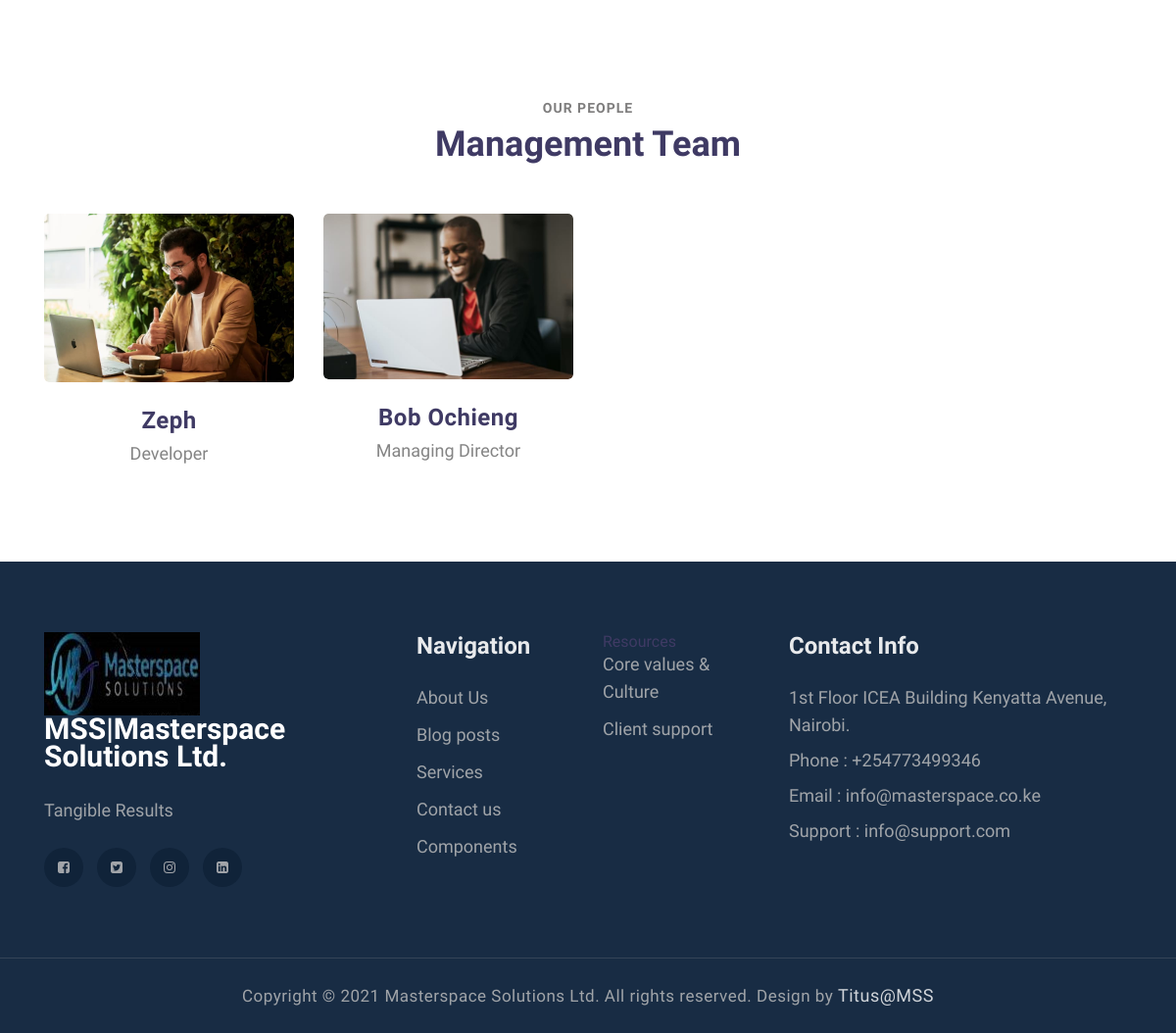
Page /about/ (lower part) on the earlier database version.
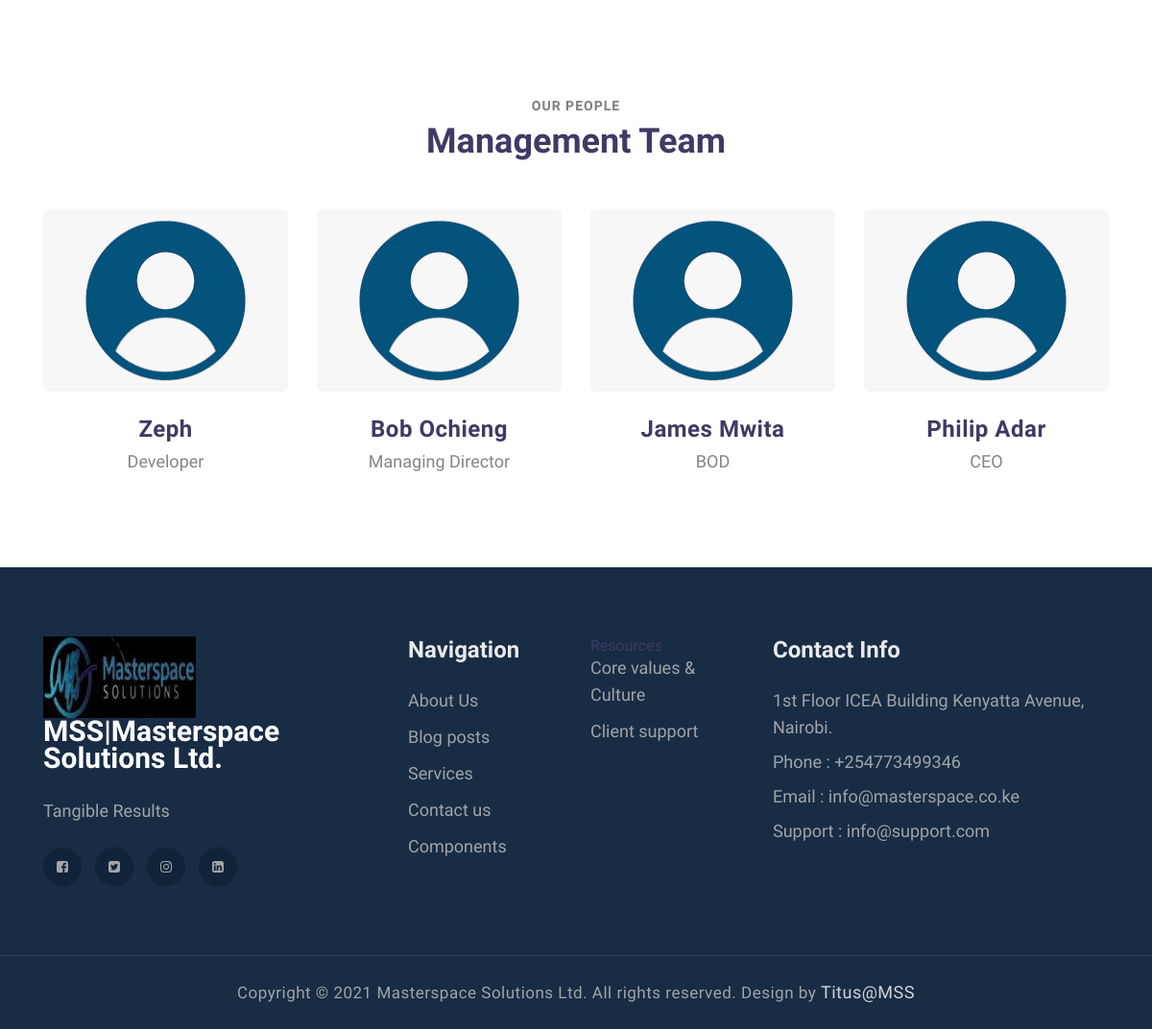
Same page on the later database version.
### masterspace/models.py (models this page shows, shortened)
class Team(models.Model):
    name=models.CharField(max_length=100)
    rank=models.CharField(max_length=100,help_text='Job title e.g CEO,COO,CTO,Director,HR Director')
    bod_status=models.BooleanField(default=False,help_text='Board member or management team official?')
    contact=models.CharField(max_length=100)
    image=models.ImageField(upload_to='uploads/teams/',blank=True,null=True)
    facebook=models.URLField(max_length=255)
    tweeter=models.URLField(max_length=255)
    linkedin=models.URLField(max_length=255)
    class Meta:
        verbose_name_plural='Teams & People'

### masterspace/views.py (the view)
# urls.py: path('about/',about,name='about'),
def about(request):
    return render(request,'about.html')

### masterspace/context_processors.py (called while the page is built)
def contact(request):
    about=About.objects.all().first()
    about_fb=Social_links.objects.get(Q(link_url__icontains='facebook'))
    about_tweeter=Social_links.objects.get(Q(link_url__icontains='tweeter'))
    about_in=Social_links.objects.get(Q(link_url__icontains='linkedin'))
    about_insta=Social_links.objects.get(Q(link_url__icontains='instagram') | Q(link_url__icontains='insta'))
    context={
        'fb':about_fb,
        'twit':about_tweeter,
        'linkedin':about_in,
        'insta':about_insta,
        'abt':about
    }
    print(about_fb)
    return context

def team(request):
    management=Team.objects.all().filter(bod_status=True)
    teams=Team.objects.all()
    return {'tm':management,'teams':teams}

def clients(request):
    cls=Clients.objects.all()
    return {'cls':cls}

### masterspace/models.py (called while the page is built)
    def __str__(self):
        return self.link_url

### templates/about.html (shortened to what this page needs)
{% extends 'base.html' %} {% load static %} {% block content %}
<div class="team-area py-5" id="people">
    <div class="container py-lg-5 py-md-4 py-2">
        <span class="title-small text-center"> Our People</span>
        <h3 class="title-big text-center">Management Team</h3>
        <div class="row mt-lg-5 mt-4">
            {% for t in tm %}
            <div class="col-lg-3 col-sm-6 col-xs-12">
                <div class="single-team">
                    <div class="img-area">
                        {% if t.image %}
                        <img src="{{t.image.url}}" class="img-fluid radius-image" alt=""> {% else %}
                        <img src="{% static 'images/team1.png' %}" class="img-fluid radius-image" alt=""> {% endif %}
                    </div>
                    <div class="img-text">
                        <h4>{{t.name}}</h4>
                        <p>{{t.rank}}</p>
                    </div>
                </div>
            </div>
            {% endfor %}
        </div>
    </div>
</div>
{% endblock %}

Differences in the rows shown:
changed Team "Zeph": image: picture removed
changed Team "Bob Ochieng": image: picture removed
added Team: name "James Mwita", rank "BOD"
added Team: name "Philip Adar", rank "CEO"
